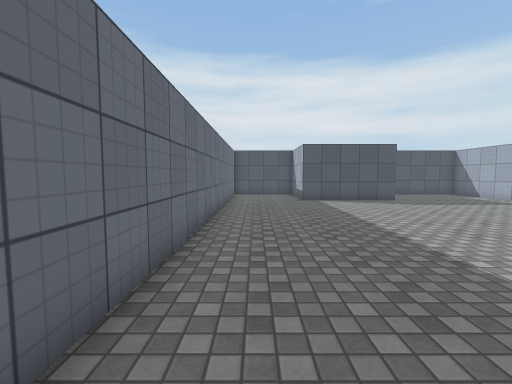
view 1 (above)

16 first-person views from a walk through a 3-D level made in the Unity game engine. The camera is 1.4 m above the floor, tilts 4° down and sees 90° across. The floor is counted in squares, 1 m on a side. Each view is taken from the middle of a square. On the plan, view 1 faces up. The plan holds only what a view shows up to about 13 squares ahead; the rest is blank. The place goes on beyond the plan. The player is left out. Surface patterns are stand-ins for the level's own textures.

view 2
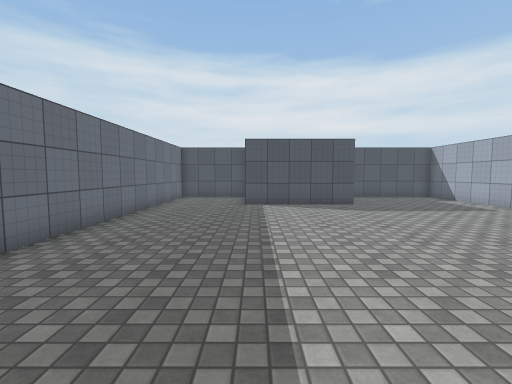

view 3
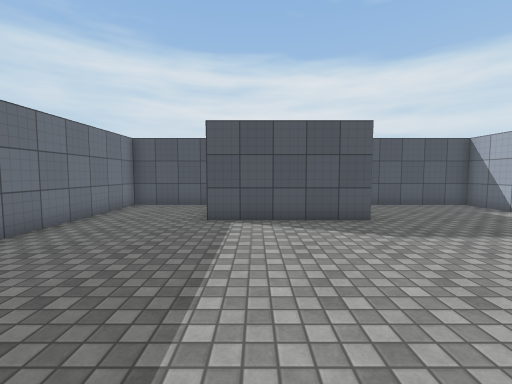

view 4
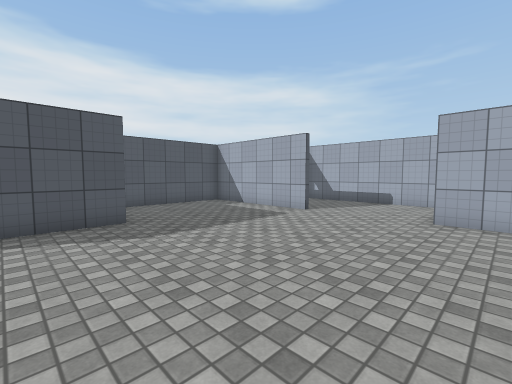

view 5
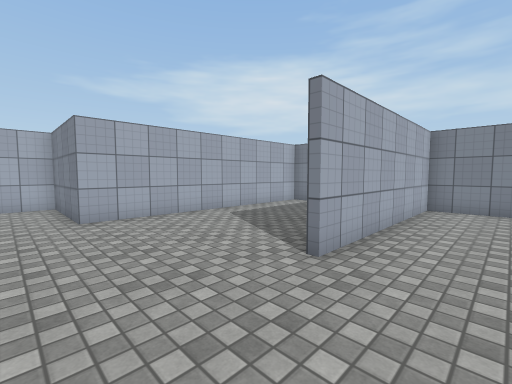

view 6
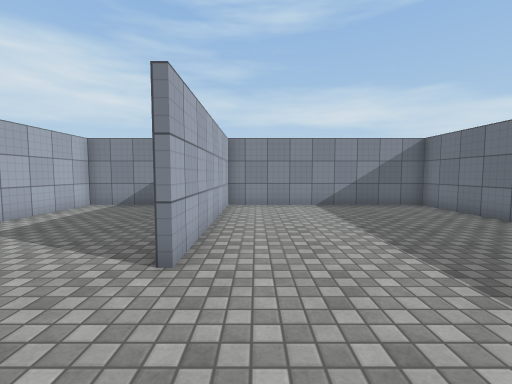

view 7
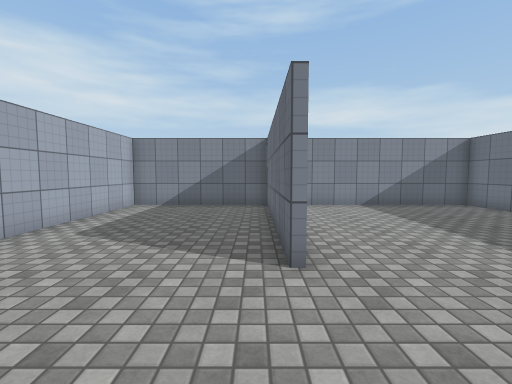

view 8
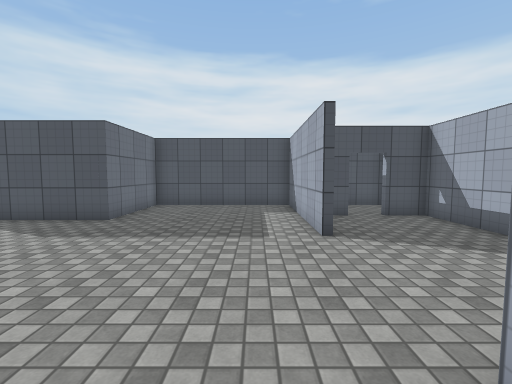

view 9
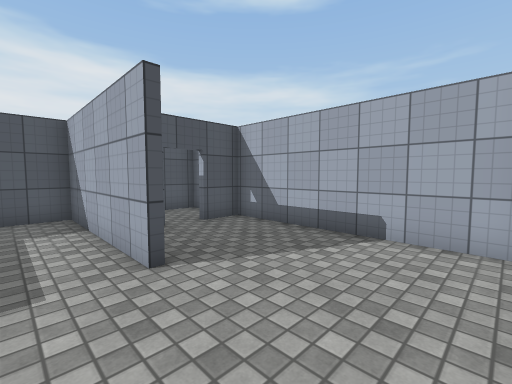

view 10
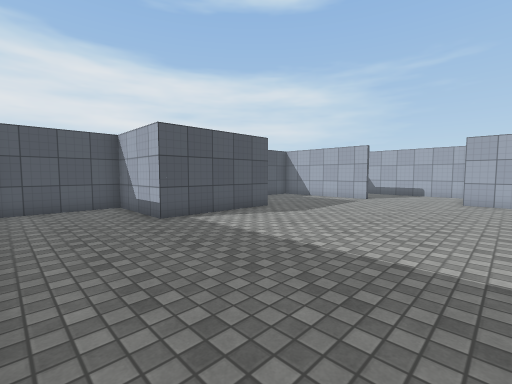

view 11
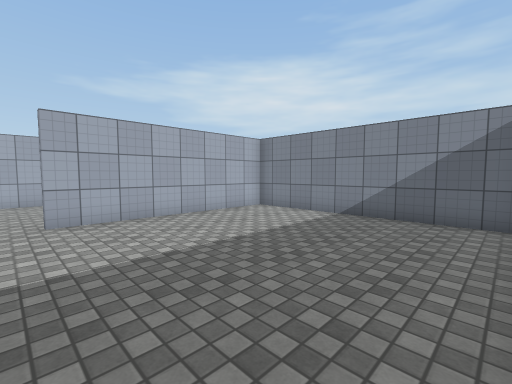

view 12
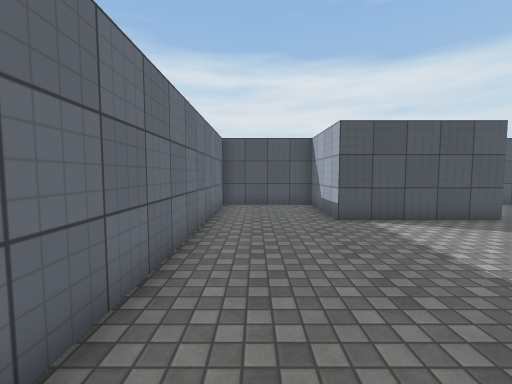

view 13
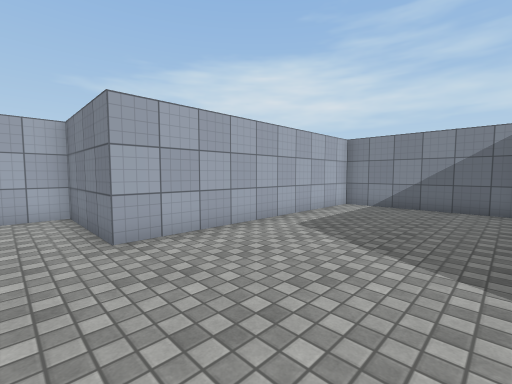

view 14
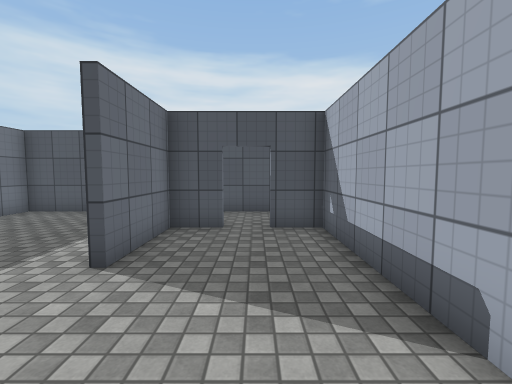

view 15
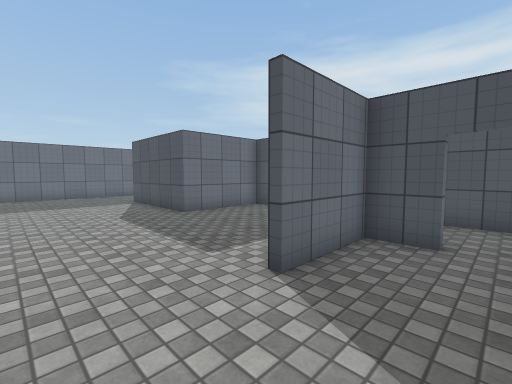

view 16
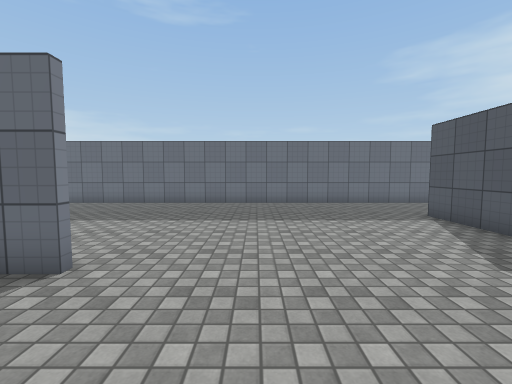

### Floor plan
Ten units are one square. View 1 is at (0, 0); x grows to the right and y downward. Boxes are objects, and circles mark ways between rooms. Rooms are numbered by the first view taken in them; rooms with no view inside come last. Other rooms are left out.
<svg viewBox="-20 -180 203 210">
<path fill="none" stroke="#000" d="M75 -54 75 25 135 25 135 -75 178 -75 178 -146 164 -146M135 -116 135 -175 75 -175 75 -137 25 -137 25 -175 -15 -175 -15 25 72 25 72 -52M153 -146 138 -146 138 -118M178 -170 178 -175 146 -175"/>
<circle cx="160" cy="-150" r="3" fill="#2a7"/>
<text x="70" y="-70">1</text>
<text x="160" y="-170">2</text>
</svg>
Room 1 opens to room 2.

Where each view was taken, in squares from view 1:
view 1: 0 up, 0 right, facing up
view 2: 2 up, 3 right, facing up
view 3: 6 up, 4 right, facing up
view 4: 6 up, 5 right, facing up-right
view 5: 9 up, 5 right, facing down-right
view 6: 9 up, 6 right, facing down
view 7: 9 up, 8 right, facing down
view 8: 6 up, 12 right, facing up
view 9: 8 up, 12 right, facing up-right
view 10: 6 up, 1 left, facing up-right
view 11: 6 up, 1 left, facing down-right
view 12: 6 up, 0 right, facing up
view 13: 9 up, 8 right, facing down-right
view 14: 8 up, 16 right, facing up
view 15: 9 up, 16 right, facing up-left
view 16: 8 up, 11 right, facing left
